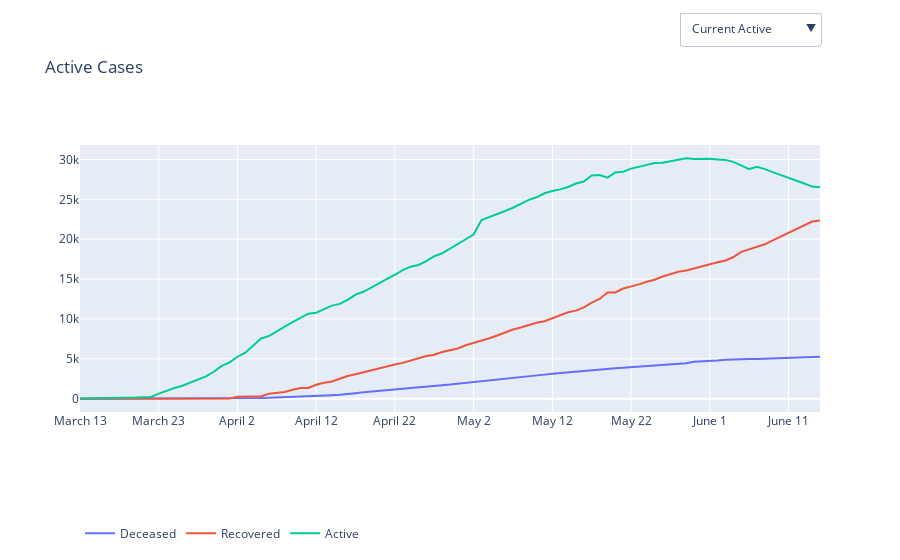

The notebook cell this image was saved under:
### Code cell
fig = go.Figure()


fig.add_trace(
    go.Scatter(x= dates, y=dead, name="Deceased", visible = True),

)

fig.add_trace(
    go.Scatter(x=dates, y=dead_percent, name="Deceased Percent", visible = False),
)


fig.add_trace(
    go.Scatter(x= dates, y=recovered, name="Recovered", visible = True),
)

fig.add_trace(
    go.Scatter(x=dates, y=recovered_percent, name="Recovered Percent", visible = False),
)


fig.add_trace(
    go.Scatter(x= dates, y=active, name="Active"),
)

fig.add_trace(
    go.Scatter(x=dates, y=active_percent, name="Active Percent", visible = False),
)





fig.update_layout(
    updatemenus=[
        dict(
            #type="buttons",
            direction="down",
            showactive = True,
            #active = 0,
            x=1,
            y=1.5,
            buttons=list([
                dict(label="Current Active",
                     method="update",
                     args=[{"visible": [True,False,True, False, True, False]},
                           {"title": 'Active, Deceased and Recovered Cases', 
                            "xaxis.title" : 'Date',
                            "yaxis.title" : 'Number of Cases',
                            "yaxis.type": "linear",
                            #"xaxis.type": "linear",
                            "annotations" : [],
                           }]   ),
                dict(label="Percentage Active",
                     method="update",
                     args=[{"visible": [False,True,False, True, False, True]},
                           {"title": 'Percentage of Active, Deceased and Recovered Cases', 
                            "xaxis.title" : 'Date',
                            "yaxis.title" : 'Percentage of Cases',
                            "yaxis.type": "linear",
                            #"xaxis.type": "linear",
                            "annotations" : [],
                           }]   ),

            ]),
        )
    ])


fig.update_layout(
    title_text="Active Cases",
)
fig.update_layout(legend_orientation="h")
fig.update_layout(legend=dict( y=-0.4),  xaxis = {"dtick" : 10})


fig.show()

with open('../plotly/cases.json', 'w') as f:
    f.write(fig.to_json())

# # Add figure title
# fig.update_layout(
#     title_text="Types of cases"
# )

# # Set x-axis title
# fig.update_xaxes(title_text="Date")

# # Set y-axes titles
# fig.update_yaxes(title_text="<b>primary</b> Amount", secondary_y=False)
# fig.update_yaxes(title_text="<b>secondary</b> Percent", secondary_y=True)

# fig.show()

### Figure 1 — Plotly figure (JSON) as saved in the notebook; plotly's stock layout.template omitted (floating-point values rounded to 4 significant figures)
{"data": [{"name": "Deceased", "type": "scatter", "visible": true, "x": ["March 13", "March 14", "March 15", "March 16", "March 17", "March 18", "March 19", "March 20", "March 21", "March 22", "March 23", "March 24", "March 25", "March 26", "March 27", "March 28", "March 29", "March 30", "March 31", "April 1", "April 2", "April 3", "April 4", "April 5", "April 6", "April 7", "April 8", "April 9", "April 10", "April 11", "April 12", "April 13", "April 14", "April 15", "April 16", "April 17", "April 18", "April 19", "April 20", "April 21", "April 22", "April 23", "April 24", "April 25", "April 26", "April 27", "April 28", "April 29", "April 30", "May 1", "May 2", "May 3", "May 4", "May 5", "May 6", "May 7", "May 8", "May 9", "May 10", "May 11", "May 12", "May 13", "May 14", "May 15", "May 16", "May 17", "May 18", "May 19", "May 20", "May 21", "May 22", "May 23", "May 24", "May 25", "May 26", "May 27", "May 28", "May 29", "May 30", "May 31", "June 1", "June 2", "June 3", "June 04", "June 05", "June 6", "June 7", "June 8", "June 09", "June 10", "June 11", "June 12", "June 13", "June 14", "June 15"], "y": [0, 0, 0, 0, 0, 0, 1, 1, 4, 4, 4, 4, 6, 8, 18, 22, 22, 25, 31, 33, 36, 61, 75, 94, 121, 150, 175, 216, 241, 289, 328, 360, 435, 487, 630, 688, 805, 877, 939, 1041, 1134, 1243, 1340, 1446, 1515, 1599, 1682, 1761, 1859, 2022, 2136, 2205, 2280, 2398, 2510, 2631, 2725, 2786, 2928, 3013, 3131, 3220, 3351, 3401, 3483, 3596, 3647, 3718, 3800, 3865, 3940, 3984, 4069, 4139, 4228, 4302, 4363, 4439, 4641, 4661, 4713, 4794, 4885, 4935, 4970, 4978, 4984, 5029, 5081, 5105, 5148, 5195, 5222, 5242, 5269]}, {"name": "Deceased Percent", "type": "scatter", "visible": false, "x": ["March 13", "March 14", "March 15", "March 16", "March 17", "March 18", "March 19", "March 20", "March 21", "March 22", "March 23", "March 24", "March 25", "March 26", "March 27", "March 28", "March 29", "March 30", "March 31", "April 1", "April 2", "April 3", "April 4", "April 5", "April 6", "April 7", "April 8", "April 9", "April 10", "April 11", "April 12", "April 13", "April 14", "April 15", "April 16", "April 17", "April 18", "April 19", "April 20", "April 21", "April 22", "April 23", "April 24", "April 25", "April 26", "April 27", "April 28", "April 29", "April 30", "May 1", "May 2", "May 3", "May 4", "May 5", "May 6", "May 7", "May 8", "May 9", "May 10", "May 11", "May 12", "May 13", "May 14", "May 15", "May 16", "May 17", "May 18", "May 19", "May 20", "May 21", "May 22", "May 23", "May 24", "May 25", "May 26", "May 27", "May 28", "May 29", "May 30", "May 31", "June 1", "June 2", "June 3", "June 04", "June 05", "June 6", "June 7", "June 8", "June 09", "June 10", "June 11", "June 12", "June 13", "June 14", "June 15"], "y": [0, 0, 0, 0, 0, 0, 0.8264, 0.7194, 2.21, 1.826, 0.6369, 0.3949, 0.4481, 0.4911, 0.8906, 0.8807, 0.7746, 0.7289, 0.7448, 0.7157, 0.6524, 0.9998, 1.072, 1.183, 1.41, 1.606, 1.745, 1.979, 2.064, 2.351, 2.553, 2.655, 3.053, 3.277, 3.973, 4.096, 4.594, 4.777, 4.861, 5.172, 5.409, 5.692, 5.925, 6.215, 6.284, 6.401, 6.53, 6.622, 6.751, 7.058, 7.194, 6.92, 6.989, 7.176, 7.312, 7.464, 7.543, 7.531, 7.764, 7.83, 7.98, 8.062, 8.227, 8.209, 8.257, 8.243, 8.252, 8.304, 8.353, 8.376, 8.412, 8.403, 8.48, 8.517, 8.604, 8.656, 8.686, 8.764, 9.089, 9.076, 9.135, 9.24, 9.368, 9.418, 9.444, 9.484, 9.395, 9.456, 9.526, 9.545, 9.593, 9.652, 9.679, 9.698, 9.731]}, {"name": "Recovered", "type": "scatter", "visible": true, "x": ["March 13", "March 14", "March 15", "March 16", "March 17", "March 18", "March 19", "March 20", "March 21", "March 22", "March 23", "March 24", "March 25", "March 26", "March 27", "March 28", "March 29", "March 30", "March 31", "April 1", "April 2", "April 3", "April 4", "April 5", "April 6", "April 7", "April 8", "April 9", "April 10", "April 11", "April 12", "April 13", "April 14", "April 15", "April 16", "April 17", "April 18", "April 19", "April 20", "April 21", "April 22", "April 23", "April 24", "April 25", "April 26", "April 27", "April 28", "April 29", "April 30", "May 1", "May 2", "May 3", "May 4", "May 5", "May 6", "May 7", "May 8", "May 9", "May 10", "May 11", "May 12", "May 13", "May 14", "May 15", "May 16", "May 17", "May 18", "May 19", "May 20", "May 21", "May 22", "May 23", "May 24", "May 25", "May 26", "May 27", "May 28", "May 29", "May 30", "May 31", "June 1", "June 2", "June 3", "June 04", "June 05", "June 6", "June 7", "June 8", "June 09", "June 10", "June 11", "June 12", "June 13", "June 14", "June 15"], "y": [0, 0, 0, 0, 0, 0, 1, 1, 1, 1, 1, 1, 1, 1, 1, 29, 29, 29, 29, 29, 224, 270, 306, 306, 611, 720, 827, 1112, 1341, 1341, 1745, 1982, 2146, 2491, 2841, 3068, 3315, 3555, 3847, 4048, 4291, 4484, 4724, 5057, 5342, 5517, 5841, 6034, 6299, 6700, 6965, 7258, 7578, 7923, 8284, 8673, 8928, 9268, 9526, 9703, 10056, 10470, 10829, 11039, 11458, 12045, 12497, 13327, 13327, 13819, 14044, 14331, 14654, 14914, 15319, 15618, 15908, 16070, 16346, 16597, 16803, 17098, 17336, 17764, 18412, 18714, 18994, 19361, 19841, 20299, 20823, 21281, 21742, 22213, 22350]}, {"name": "Recovered Percent", "type": "scatter", "visible": false, "x": ["March 13", "March 14", "March 15", "March 16", "March 17", "March 18", "March 19", "March 20", "March 21", "March 22", "March 23", "March 24", "March 25", "March 26", "March 27", "March 28", "March 29", "March 30", "March 31", "April 1", "April 2", "April 3", "April 4", "April 5", "April 6", "April 7", "April 8", "April 9", "April 10", "April 11", "April 12", "April 13", "April 14", "April 15", "April 16", "April 17", "April 18", "April 19", "April 20", "April 21", "April 22", "April 23", "April 24", "April 25", "April 26", "April 27", "April 28", "April 29", "April 30", "May 1", "May 2", "May 3", "May 4", "May 5", "May 6", "May 7", "May 8", "May 9", "May 10", "May 11", "May 12", "May 13", "May 14", "May 15", "May 16", "May 17", "May 18", "May 19", "May 20", "May 21", "May 22", "May 23", "May 24", "May 25", "May 26", "May 27", "May 28", "May 29", "May 30", "May 31", "June 1", "June 2", "June 3", "June 04", "June 05", "June 6", "June 7", "June 8", "June 09", "June 10", "June 11", "June 12", "June 13", "June 14", "June 15"], "y": [0, 0, 0, 0, 0, 0, 0.8264, 0.7194, 0.5525, 0.4566, 0.1592, 0.09872, 0.07468, 0.06139, 0.04948, 1.161, 1.021, 0.8455, 0.6968, 0.6289, 4.059, 4.426, 4.373, 3.852, 7.121, 7.709, 8.244, 10.19, 11.48, 10.91, 13.58, 14.62, 15.06, 16.76, 17.92, 18.26, 18.92, 19.37, 19.91, 20.11, 20.47, 20.53, 20.89, 21.73, 22.16, 22.08, 22.68, 22.69, 22.87, 23.39, 23.46, 22.78, 23.23, 23.71, 24.13, 24.61, 24.71, 25.05, 25.26, 25.22, 25.63, 26.21, 26.58, 26.64, 27.16, 27.61, 28.28, 29.76, 29.29, 29.95, 29.98, 30.23, 30.54, 30.69, 31.17, 31.42, 31.67, 31.73, 32.01, 32.32, 32.57, 32.95, 33.25, 33.9, 34.99, 35.65, 35.81, 36.4, 37.2, 37.95, 38.8, 39.54, 40.3, 41.09, 41.28]}, {"name": "Active", "type": "scatter", "x": ["March 13", "March 14", "March 15", "March 16", "March 17", "March 18", "March 19", "March 20", "March 21", "March 22", "March 23", "March 24", "March 25", "March 26", "March 27", "March 28", "March 29", "March 30", "March 31", "April 1", "April 2", "April 3", "April 4", "April 5", "April 6", "April 7", "April 8", "April 9", "April 10", "April 11", "April 12", "April 13", "April 14", "April 15", "April 16", "April 17", "April 18", "April 19", "April 20", "April 21", "April 22", "April 23", "April 24", "April 25", "April 26", "April 27", "April 28", "April 29", "April 30", "May 1", "May 2", "May 3", "May 4", "May 5", "May 6", "May 7", "May 8", "May 9", "May 10", "May 11", "May 12", "May 13", "May 14", "May 15", "May 16", "May 17", "May 18", "May 19", "May 20", "May 21", "May 22", "May 23", "May 24", "May 25", "May 26", "May 27", "May 28", "May 29", "May 30", "May 31", "June 1", "June 2", "June 3", "June 04", "June 05", "June 6", "June 7", "June 8", "June 09", "June 10", "June 11", "June 12", "June 13", "June 14", "June 15"], "y": [17, 24, 39, 51, 74, 94, 119, 137, 176, 214, 623, 1008, 1332, 1620, 2002, 2447, 2789, 3376, 4102, 4549, 5258, 5770, 6616, 7544, 7848, 8470, 9029, 9584, 10095, 10662, 10773, 11215, 11667, 11882, 12386, 13042, 13401, 13925, 14533, 15037, 15540, 16111, 16552, 16764, 17250, 17866, 18234, 18799, 19380, 19926, 20590, 22402, 22765, 23096, 23533, 23944, 24473, 24942, 25257, 25763, 26048, 26251, 26554, 26990, 27242, 27986, 28053, 27730, 28368, 28457, 28854, 29096, 29261, 29545, 29592, 29782, 29961, 30142, 30072, 30096, 30077, 29992, 29922, 29699, 29242, 28797, 29069, 28795, 28419, 28081, 27695, 27348, 26988, 26599, 26527]}, {"name": "Active Percent", "type": "scatter", "visible": false, "x": ["March 13", "March 14", "March 15", "March 16", "March 17", "March 18", "March 19", "March 20", "March 21", "March 22", "March 23", "March 24", "March 25", "March 26", "March 27", "March 28", "March 29", "March 30", "March 31", "April 1", "April 2", "April 3", "April 4", "April 5", "April 6", "April 7", "April 8", "April 9", "April 10", "April 11", "April 12", "April 13", "April 14", "April 15", "April 16", "April 17", "April 18", "April 19", "April 20", "April 21", "April 22", "April 23", "April 24", "April 25", "April 26", "April 27", "April 28", "April 29", "April 30", "May 1", "May 2", "May 3", "May 4", "May 5", "May 6", "May 7", "May 8", "May 9", "May 10", "May 11", "May 12", "May 13", "May 14", "May 15", "May 16", "May 17", "May 18", "May 19", "May 20", "May 21", "May 22", "May 23", "May 24", "May 25", "May 26", "May 27", "May 28", "May 29", "May 30", "May 31", "June 1", "June 2", "June 3", "June 04", "June 05", "June 6", "June 7", "June 8", "June 09", "June 10", "June 11", "June 12", "June 13", "June 14", "June 15"], "y": [100, 100, 100, 100, 100, 100, 98.35, 98.56, 97.24, 97.72, 99.2, 99.51, 99.48, 99.45, 99.06, 97.96, 98.2, 98.43, 98.56, 98.66, 95.29, 94.57, 94.55, 94.96, 91.47, 90.69, 90.01, 87.83, 86.45, 86.74, 83.86, 82.72, 81.89, 79.96, 78.11, 77.64, 76.49, 75.86, 75.23, 74.71, 74.12, 73.78, 73.19, 72.05, 71.56, 71.52, 70.79, 70.69, 70.38, 69.55, 69.35, 70.3, 69.78, 69.11, 68.56, 67.93, 67.74, 67.42, 66.98, 66.95, 66.39, 65.72, 65.19, 65.15, 64.58, 64.15, 63.47, 61.93, 62.35, 61.67, 61.6, 61.37, 60.98, 60.79, 60.22, 59.92, 59.65, 59.51, 58.9, 58.6, 58.3, 57.81, 57.38, 56.68, 55.57, 54.86, 54.8, 54.14, 53.28, 52.5, 51.61, 50.81, 50.02, 49.21, 48.99]}], "layout": {"legend": {"orientation": "h", "y": -0.4}, "title": {"text": "Active Cases"}, "updatemenus": [{"buttons": [{"args": [{"visible": [true, false, true, false, true, false]}, {"annotations": [], "title": "Active, Deceased and Recovered Cases", "xaxis.title": "Date", "yaxis.title": "Number of Cases", "yaxis.type": "linear"}], "label": "Current Active", "method": "update"}, {"args": [{"visible": [false, true, false, true, false, true]}, {"annotations": [], "title": "Percentage of Active, Deceased and Recovered Cases", "xaxis.title": "Date", "yaxis.title": "Percentage of Cases", "yaxis.type": "linear"}], "label": "Percentage Active", "method": "update"}], "direction": "down", "showactive": true, "x": 1, "y": 1.5}], "xaxis": {"dtick": 10}}}
